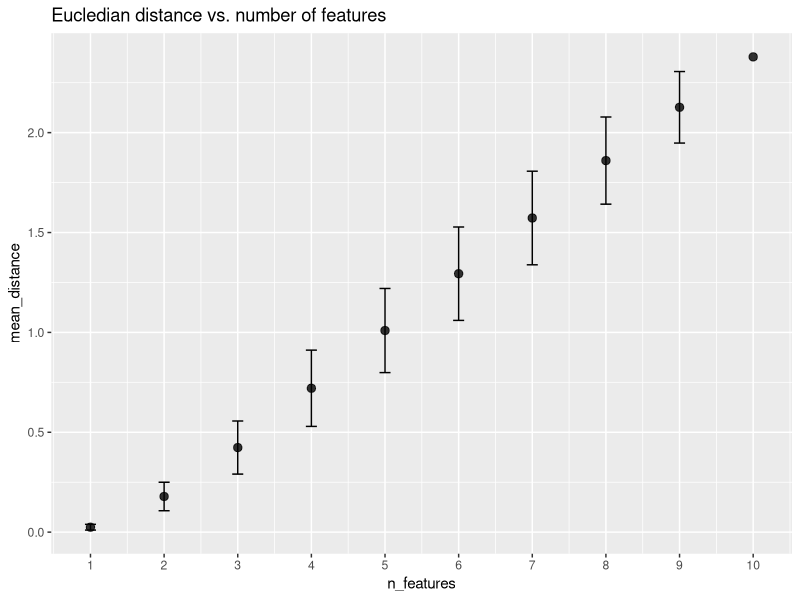
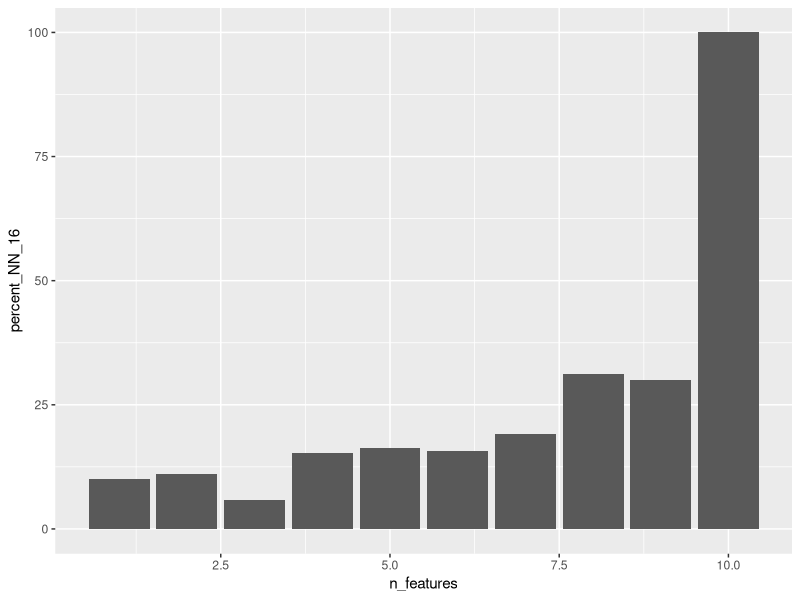
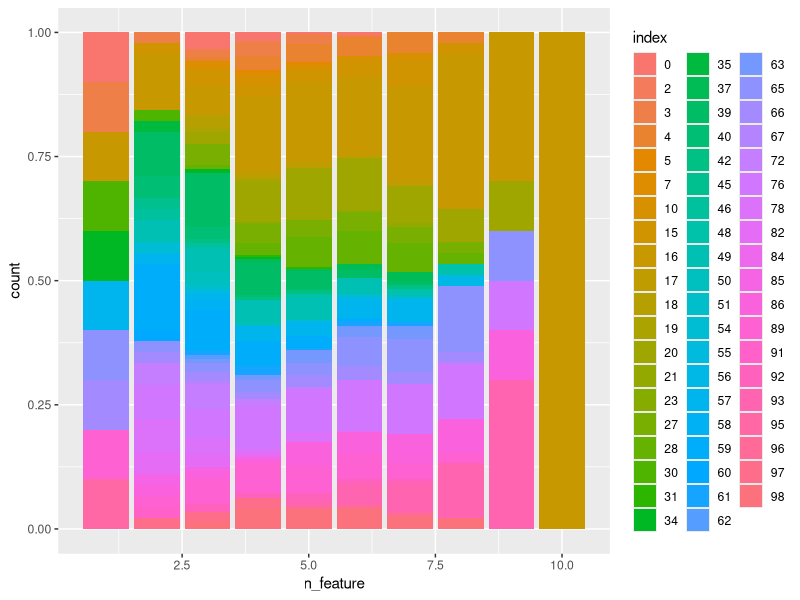

Write R code to recreate these figures, in order.
library(ggplot2)

data <- read.csv("experiment1.csv", row.names = 1)

nn_freq <- data.frame(table(data$index))
nn_freq <- nn_freq[order(nn_freq$Freq, decreasing = T),]
nn_freq$rel_freq <- round(nn_freq$Freq/sum(nn_freq$Freq)*100, 1)

distances <- data.frame()

for (i in unique(data$n_features)){
  tmp <- c(i, mean(data[data$n_features == i,]$distance), sd(data[data$n_features == i,]$distance))
  distances <- rbind(distances, tmp)
}

colnames(distances) <- c("n_features", "mean_distance", "sd")

ggplot(distances, aes(x=n_features, y=mean_distance)) +
  geom_point(size=2.5, alpha = 0.8) +
  geom_errorbar(aes(ymin=mean_distance-sd, ymax=mean_distance+sd), width=.15) +
  scale_x_continuous(n.breaks=10) +
  ggtitle("Eucledian distance vs. number of features")


freq16 <-data.frame()

for (i in unique(data$n_features)){
  tmp <- c(i, sum(data[data$n_features == i,]$index == 16)/length(data[data$n_features == i,]$index)*100)
  freq16 <- rbind(freq16, tmp)
}

colnames(freq16) <- c("n_features", "percent_NN_16")

ggplot(freq16, aes(n_features, percent_NN_16)) +
  geom_col()

for (i in unique(data$n_features)){
  tmp <- c(i, sum(data[data$n_features == i,]$index == 16)/length(data[data$n_features == i,]$index)*100)
  freq16 <- rbind(freq16, tmp)
}

counts_per_feature <- data.frame()

for (i in unique(data$n_features)){
  for (j in unique(data[data$n_features == i,]$index)){
    tmp <- c(i, j, sum(data$n_features == i & data$index == j))
    counts_per_feature <- rbind(counts_per_feature, tmp)
  }
}

colnames(counts_per_feature) <- c("n_feature", "index", "count")
counts_per_feature$index <- factor(counts_per_feature$index)

ggplot(counts_per_feature, aes(x=n_feature, y=count, fill=index)) + 
  geom_bar(position="fill", stat="identity")

